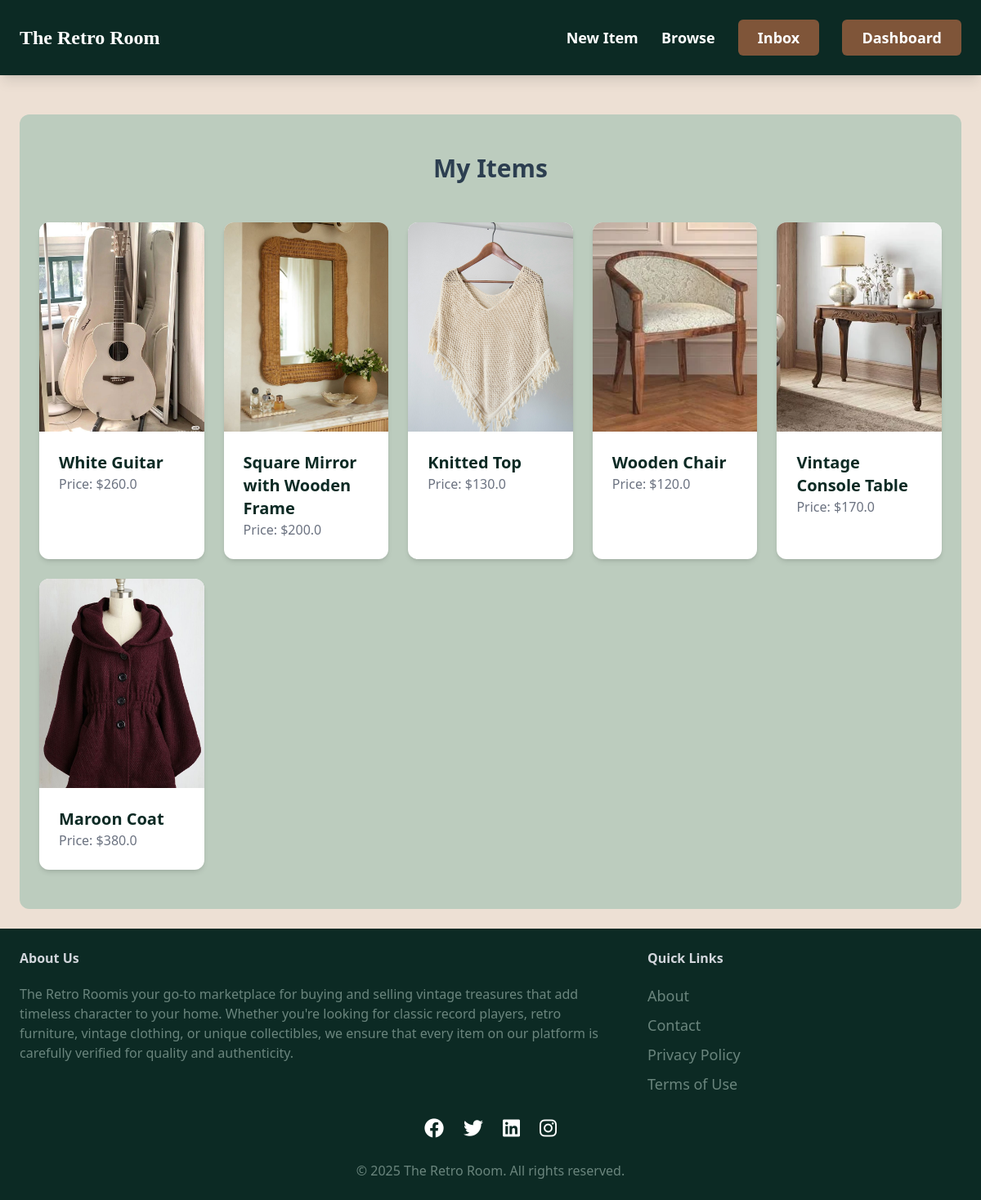
Page /dashboard/ (signed in) on the earlier database version.
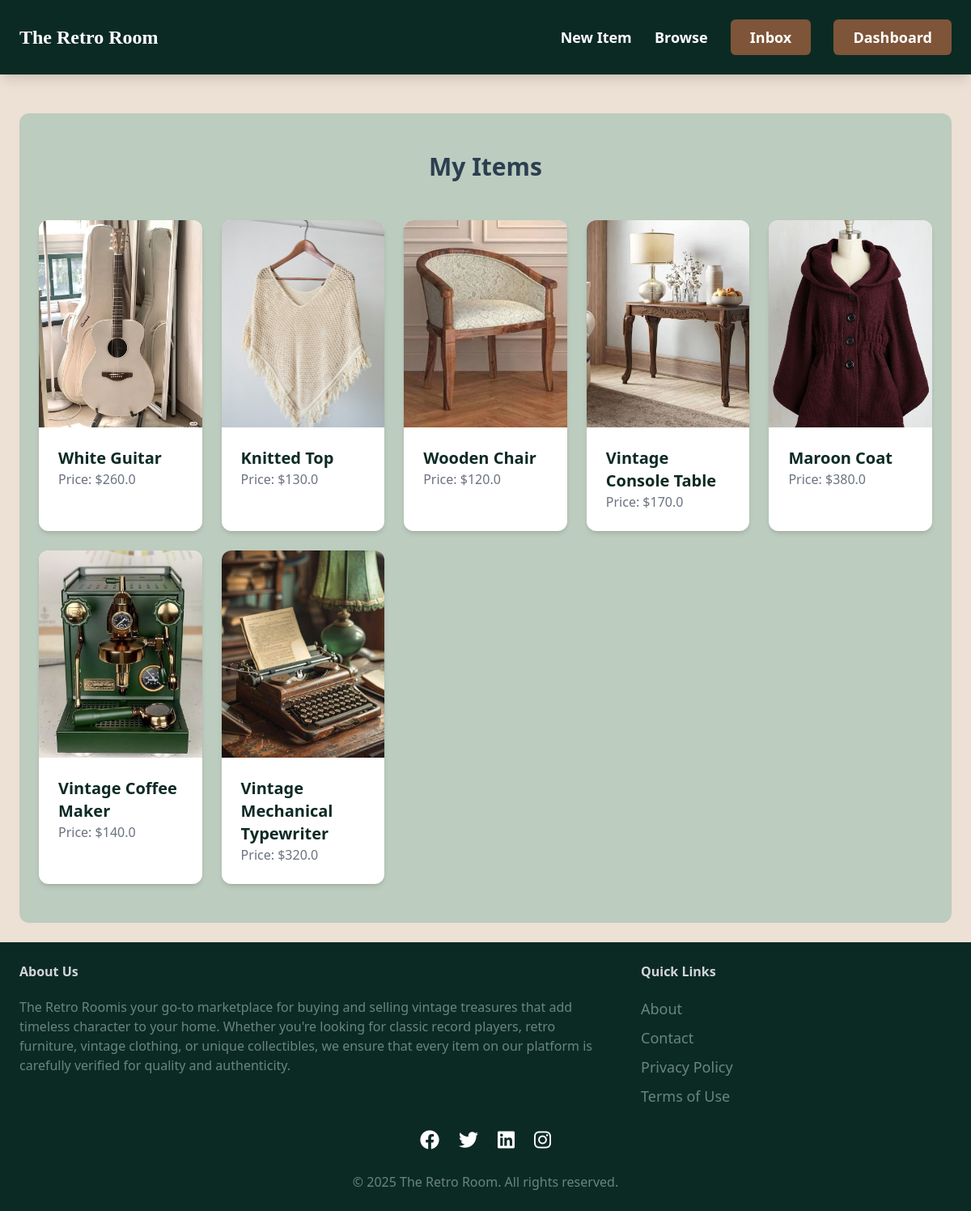
Same page on the later database version.
### item/models.py (models this page shows, shortened)
class Item(models.Model):
    category = models.ForeignKey(Category, related_name='items', on_delete=models.CASCADE)
    name = models.CharField(max_length=255)
    description = models.TextField(blank=True, null=True)
    price = models.FloatField()
    image = models.ImageField(upload_to='item_images', blank=True, null=True)
    is_sold = models.BooleanField(default=False)
    created_by = models.ForeignKey(User, related_name='items', on_delete=models.CASCADE)
    created_at = models.DateTimeField(auto_now_add=True)

### dashboard/views.py (the view)
# urls.py: path('', views.index, name='index'),
@login_required
def index(request):
    items = Item.objects.filter(created_by=request.user)
    return render(request, 'dashboard/index.html', {
        'items': items,
    })

### dashboard/templates/dashboard/index.html (shortened to what this page needs)
{% extends 'core/base.html' %}
{% block content %}
    <div class="mt-6 px-6 py-12 bg-[#BCCCBE] rounded-xl">
        <h2 class="mb-12 text-3xl text-center font-semibold text-[#2C3E50]">My Items</h2>
        <div class="col-span-3">
            <div class="grid grid-cols-5 gap-6">
                {% for item in items %}
                    <div class="group relative bg-white rounded-xl overflow-hidden shadow-md hover:shadow-lg transition-all duration-300 ease-in-out">
                        <a href="{% url 'item:detail' item.id %}">
                            <div class="w-full h-64">
                                <img src="{{ item.image.url }}" alt="{{ item.name }}" class="w-full h-full object-cover transition-all duration-300 ease-in-out group-hover:scale-110">
                            </div>
                            <div class="p-6">
                                <h2 class="text-xl font-semibold text-[#0C2A24]">{{ item.name }}</h2>
                                <p class="text-gray-500">Price: ${{ item.price }}</p>
                            </div>
                        </a>
                    </div>
                {% endfor %}
            </div>
        </div>
    </div>
{% endblock %}

Differences in the rows shown:
removed Item: image (picture), name "Square Mirror with Wooden Frame", price "200.0"
added Item: image (picture), name "Vintage Coffee Maker", price "140.0"
added Item: image (picture), name "Vintage Mechanical Typewriter", price "320.0"
